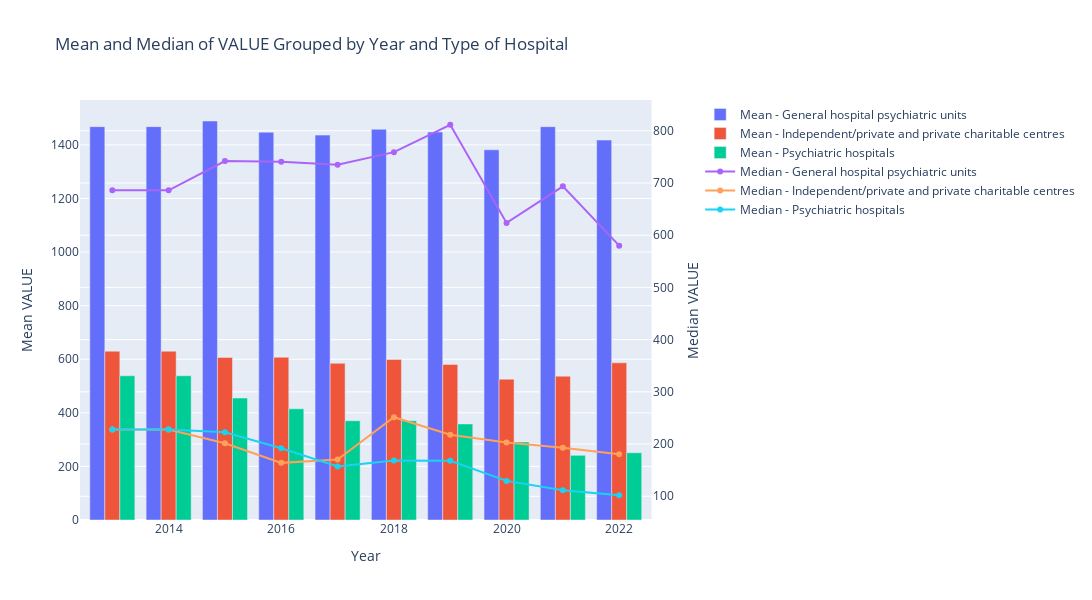

Here is the notebook cell this chart was saved with:
### Code cell
import plotly.graph_objects as go
from plotly.subplots import make_subplots

# Resetting the index to make 'Year' and 'Type of Hospital' as columns
stats1_reset = stats1.reset_index()

# Creating a figure with secondary_y (y-axis) for the line graph
fig = make_subplots(specs=[[{"secondary_y": True}]])

# Adding bar graph for Mean
for hospital_type in stats1_reset['Type of Hospital'].unique():
    filtered_df = stats1_reset[stats1_reset['Type of Hospital'] == hospital_type]
    fig.add_trace(
        go.Bar(
            x=filtered_df['Year'], 
            y=filtered_df['Mean'], 
            name=f'Mean - {hospital_type}'
        ),
        secondary_y=False,
    )

# Adding line graph for Median
for hospital_type in stats1_reset['Type of Hospital'].unique():
    filtered_df = stats1_reset[stats1_reset['Type of Hospital'] == hospital_type]
    fig.add_trace(
        go.Scatter(
            x=filtered_df['Year'], 
            y=filtered_df['Median'], 
            name=f'Median - {hospital_type}', 
            mode='lines+markers'
        ),
        secondary_y=True,
    )

# Update layout
fig.update_layout(
    title_text="Mean and Median of VALUE Grouped by Year and Type of Hospital",
    barmode='group',
    height=600,  # Adjust the height of the graph
    width=1600,   # Adjust the width of the graph
)
fig.update_xaxes(title_text="Year")
fig.update_yaxes(title_text="Mean VALUE", secondary_y=False)
fig.update_yaxes(title_text="Median VALUE", secondary_y=True)

fig.show()

### Figure 1 — Plotly figure (JSON) as saved in the notebook; plotly's stock layout.template omitted (floating-point values rounded to 4 significant figures)
{"data": [{"name": "Mean - General hospital psychiatric units", "type": "bar", "x": [2013, 2014, 2015, 2016, 2017, 2018, 2019, 2020, 2021, 2022], "xaxis": "x", "y": [1468.0, 1468.0, 1489.0, 1447.0, 1437.0, 1458.0, 1448, 1382.0, 1468, 1418.0], "yaxis": "y"}, {"name": "Mean - Independent/private and private charitable centres", "type": "bar", "x": [2013, 2014, 2015, 2016, 2017, 2018, 2019, 2020, 2021, 2022], "xaxis": "x", "y": [630.1, 630.1, 606.9, 607.6, 584.9, 599.4, 580.6, 525.7, 536.9, 586.7], "yaxis": "y"}, {"name": "Mean - Psychiatric hospitals", "type": "bar", "x": [2013, 2014, 2015, 2016, 2017, 2018, 2019, 2020, 2021, 2022], "xaxis": "x", "y": [538.3, 538.3, 455.3, 415, 370.4, 370.7, 358.6, 291.3, 241.3, 250.9], "yaxis": "y"}, {"mode": "lines+markers", "name": "Median - General hospital psychiatric units", "type": "scatter", "x": [2013, 2014, 2015, 2016, 2017, 2018, 2019, 2020, 2021, 2022], "xaxis": "x", "y": [686, 686, 742, 740.5, 735, 759, 811.5, 623.5, 693.5, 580], "yaxis": "y2"}, {"mode": "lines+markers", "name": "Median - Independent/private and private charitable centres", "type": "scatter", "x": [2013, 2014, 2015, 2016, 2017, 2018, 2019, 2020, 2021, 2022], "xaxis": "x", "y": [228, 228, 201.5, 164, 170.5, 251.5, 218, 203, 193, 180.5], "yaxis": "y2"}, {"mode": "lines+markers", "name": "Median - Psychiatric hospitals", "type": "scatter", "x": [2013, 2014, 2015, 2016, 2017, 2018, 2019, 2020, 2021, 2022], "xaxis": "x", "y": [228, 228, 222.5, 192, 157, 168.5, 168, 129.5, 111.5, 102], "yaxis": "y2"}], "layout": {"barmode": "group", "height": 600, "title": {"text": "Mean and Median of VALUE Grouped by Year and Type of Hospital"}, "width": 1600, "xaxis": {"anchor": "y", "domain": [0, 0.94], "title": {"text": "Year"}}, "yaxis": {"anchor": "x", "domain": [0, 1], "title": {"text": "Mean VALUE"}}, "yaxis2": {"anchor": "x", "overlaying": "y", "side": "right", "title": {"text": "Median VALUE"}}}}
